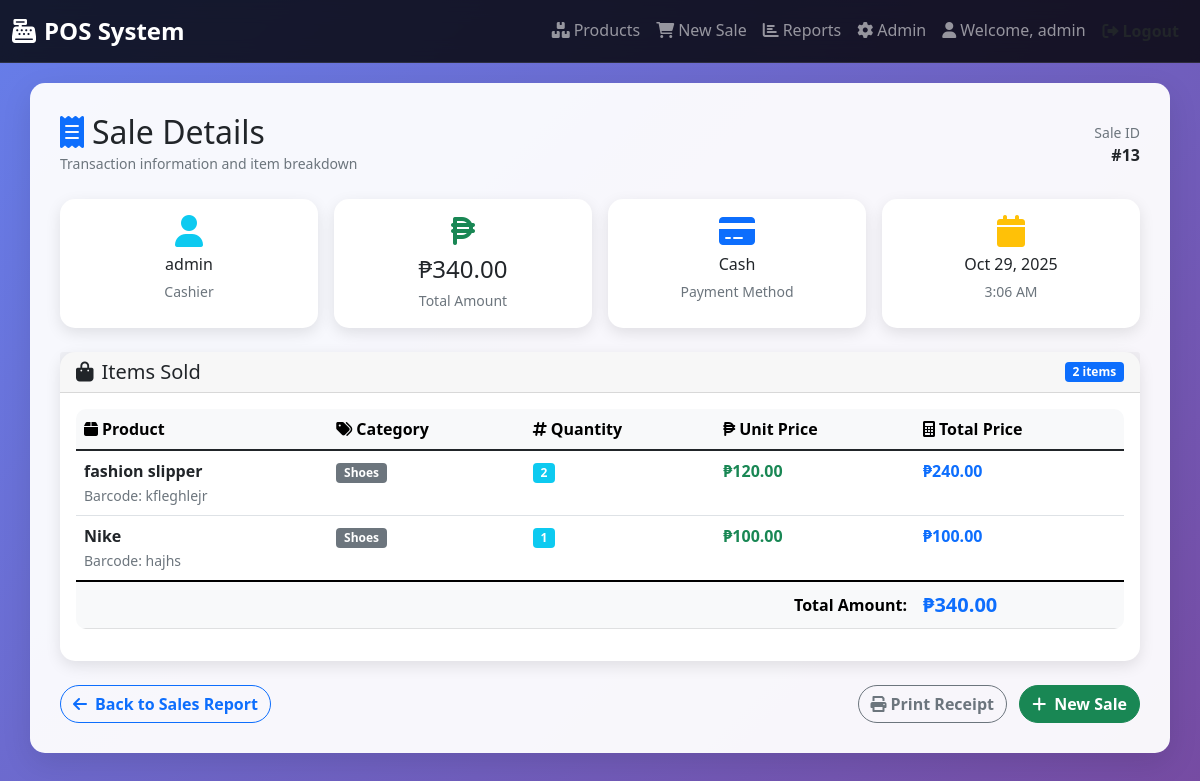
Page /sale/13/ (signed in) on the committed database.
### pos_app/models.py (models this page shows, shortened)
class Sale(models.Model):
    user = models.ForeignKey(User, on_delete=models.CASCADE)
    total_amount = models.DecimalField(max_digits=10, decimal_places=2)
    payment_method = models.CharField(max_length=50, choices=[
        ('cash', 'Cash'),
        ('card', 'Card'),
        ('other', 'Other')
    ], default='cash')
    created_at = models.DateTimeField(auto_now_add=True)

class SaleItem(models.Model):
    sale = models.ForeignKey(Sale, on_delete=models.CASCADE, related_name='items')
    product = models.ForeignKey(Product, on_delete=models.CASCADE)
    quantity = models.PositiveIntegerField()
    unit_price = models.DecimalField(max_digits=10, decimal_places=2)
    total_price = models.DecimalField(max_digits=10, decimal_places=2)

class Product(models.Model):
    name = models.CharField(max_length=200)
    category = models.ForeignKey(Category, on_delete=models.CASCADE)
    price = models.DecimalField(max_digits=10, decimal_places=2)
    cost_price = models.DecimalField(max_digits=10, decimal_places=2, default=0)
    stock_quantity = models.PositiveIntegerField(default=0)
    barcode = models.CharField(max_length=100, unique=True, blank=True)
    description = models.TextField(blank=True)
    created_at = models.DateTimeField(auto_now_add=True)
    updated_at = models.DateTimeField(auto_now=True)

class Category(models.Model):
    name = models.CharField(max_length=100, unique=True)
    description = models.TextField(blank=True)

### pos_app/views.py (the view)
# urls.py: path('sale/<int:pk>/', views.sale_detail, name='sale_detail'),
@login_required
def sale_detail(request, pk):
    sale = get_object_or_404(Sale, pk=pk)
    return render(request, 'pos_app/sale_detail.html', {'sale': sale})

### pos_app/templates/pos_app/sale_detail.html (shortened to what this page needs)
{% extends 'pos_app/base.html' %}
{% block content %}
<div class="d-flex justify-content-between align-items-center mb-4">
    <div>
        <h2 class="mb-0"><i class="fas fa-receipt text-primary me-2"></i>Sale Details</h2>
        <small class="text-muted">Transaction information and item breakdown</small>
    </div>
    <div class="text-end">
        <small class="text-muted d-block">Sale ID</small>
        <strong>#{{ sale.id }}</strong>
    </div>
</div>
<div class="row g-3 mb-4">
    <div class="col-md-3">
        <div class="card text-center h-100">
            <div class="card-body">
                <i class="fas fa-user fa-2x text-info mb-2"></i>
                <h6 class="card-title mb-1">{{ sale.user.username }}</h6>
                <small class="text-muted">Cashier</small>
            </div>
        </div>
    </div>
    <div class="col-md-3">
        <div class="card text-center h-100">
            <div class="card-body">
                <i class="fas fa-peso-sign fa-2x text-success mb-2"></i>
                <h4 class="card-title mb-1">₱{{ sale.total_amount|floatformat:2 }}</h4>
                <small class="text-muted">Total Amount</small>
            </div>
        </div>
    </div>
    <div class="col-md-3">
        <div class="card text-center h-100">
            <div class="card-body">
                <i class="fas fa-credit-card fa-2x text-primary mb-2"></i>
                <h6 class="card-title mb-1">{{ sale.get_payment_method_display }}</h6>
                <small class="text-muted">Payment Method</small>
            </div>
        </div>
    </div>
    <div class="col-md-3">
        <div class="card text-center h-100">
            <div class="card-body">
                <i class="fas fa-calendar fa-2x text-warning mb-2"></i>
                <h6 class="card-title mb-1">{{ sale.created_at|date:"M j, Y" }}</h6>
                <small class="text-muted">{{ sale.created_at|time:"g:i A" }}</small>
            </div>
        </div>
    </div>
</div>
<div class="card">
    <div class="card-header d-flex justify-content-between align-items-center">
        <h5 class="mb-0"><i class="fas fa-shopping-bag me-2"></i>Items Sold</h5>
        <span class="badge bg-primary">{{ sale.items.all|length }} items</span>
    </div>
    <div class="card-body">
        <div class="table-responsive">
            <table class="table table-hover">
                <thead class="table-light">
                    <tr>
                        <th><i class="fas fa-box me-1"></i>Product</th>
                        <th><i class="fas fa-tags me-1"></i>Category</th>
                        <th><i class="fas fa-hashtag me-1"></i>Quantity</th>
                        <th><i class="fas fa-peso-sign me-1"></i>Unit Price</th>
                        <th><i class="fas fa-calculator me-1"></i>Total Price</th>
                    </tr>
                </thead>
                <tbody>
                    {% for item in sale.items.all %}
                        <tr>
                            <td>
                                <strong>{{ item.product.name }}</strong>
                                {% if item.product.barcode %}
                                <br><small class="text-muted">Barcode: {{ item.product.barcode }}</small>
                                {% endif %}
                            </td>
                            <td>
                                <span class="badge bg-secondary">{{ item.product.category.name }}</span>
                            </td>
                            <td>
                                <span class="badge bg-info">{{ item.quantity }}</span>
                            </td>
                            <td>
                                <strong class="text-success">₱{{ item.unit_price|floatformat:2 }}</strong>
                            </td>
                            <td>
                                <strong class="text-primary">₱{{ item.total_price|floatformat:2 }}</strong>
                            </td>
                        </tr>
                    {% endfor %}
                </tbody>
                <tfoot class="table-light">
                    <tr>
                        <th colspan="4" class="text-end">Total Amount:</th>
                        <th class="text-primary fs-5">₱{{ sale.total_amount|floatformat:2 }}</th>
                    </tr>
                </tfoot>
            </table>
        </div>
    </div>
</div>
<div class="d-flex justify-content-between mt-4">
    <a href="{% url 'pos_app:sales_report' %}" class="btn btn-outline-primary">
        <i class="fas fa-arrow-left me-2"></i>Back to Sales Report
    </a>
    <div>
        <button onclick="window.print()" class="btn btn-outline-secondary me-2">
            <i class="fas fa-print me-1"></i>Print Receipt
        </button>
        <a href="{% url 'pos_app:sale_process' %}" class="btn btn-success">
            <i class="fas fa-plus me-2"></i>New Sale
        </a>
    </div>
</div>
{% endblock %}

### pos_app/templates/pos_app/base.html (shortened to what this page needs)
<!DOCTYPE html>
<html lang="en">
<head>
    <link href="https://cdn.jsdelivr.net/npm/bootstrap@5.1.3/dist/css/bootstrap.min.css" rel="stylesheet">
    <link href="https://cdnjs.cloudflare.com/ajax/libs/font-awesome/6.0.0/css/all.min.css" rel="stylesheet">
</head>
<body>
    <nav class="navbar navbar-expand-lg navbar-dark bg-dark">
        <div class="container-fluid">
            <a class="navbar-brand" href="{% url 'pos_app:home' %}">
                <i class="fas fa-cash-register me-2"></i>POS System
            </a>
            <div class="collapse navbar-collapse" id="navbarNav">
                <div class="navbar-nav ms-auto">
                    {% if user.is_authenticated %}
                        <a class="nav-link" href="{% url 'pos_app:product_list' %}">
                            <i class="fas fa-boxes me-1"></i>Products
                        </a>
                        <a class="nav-link" href="{% url 'pos_app:sale_process' %}">
                            <i class="fas fa-shopping-cart me-1"></i>New Sale
                        </a>
                        <a class="nav-link" href="{% url 'pos_app:sales_report' %}">
                            <i class="fas fa-chart-bar me-1"></i>Reports
                        </a>
                        <a class="nav-link" href="{% url 'admin:index' %}">
                            <i class="fas fa-cog me-1"></i>Admin
                        </a>
                        <span class="nav-link">
                            <i class="fas fa-user me-1"></i>Welcome, {{ user.username }}
                        </span>
                        <form method="post" action="{% url 'logout' %}" style="display: inline;">
                            <button type="submit" class="btn btn-link nav-link" style="color: inherit; text-decoration: none;">
                                <i class="fas fa-sign-out-alt me-1"></i>Logout
                            </button>
                        </form>
                    {% endif %}
                </div>
            </div>
        </div>
    </nav>
    <div class="container">
        {% block content %}{% endblock %}
    </div>
</body>
</html>

### pos_app/templates/pos_app/base.html (style rules this page uses)
:root { --primary-color: #007bff; --secondary-color: #6c757d; --success-color: #28a745; --danger-color: #dc3545; --warning-color: #ffc107; --info-color: #17a2b8; --light-bg: #f8f9fa; --dark-bg: #343a40; }
body { font-family: 'Segoe UI', Tahoma, Geneva, Verdana, sans-serif; background: linear-gradient(135deg, #667eea 0%, #764ba2 100%); min-height: 100vh; }
.navbar { background: rgba(0, 0, 0, 0.8) !important; backdrop-filter: blur(10px); border-bottom: 1px solid rgba(255, 255, 255, 0.1); }
.navbar-brand { font-weight: bold; font-size: 1.5rem; }
.container { background: rgba(255, 255, 255, 0.95); border-radius: 15px; box-shadow: 0 10px 30px rgba(0, 0, 0, 0.1); margin-top: 20px; margin-bottom: 20px; padding: 30px; }
.card { border: none; border-radius: 15px; box-shadow: 0 5px 15px rgba(0, 0, 0, 0.1); transition: transform 0.3s ease, box-shadow 0.3s ease; }
.btn { border-radius: 25px; font-weight: 600; transition: all 0.3s ease; }
.table { border-radius: 10px; overflow: hidden; }

### rows in the picture
Sale: id "13", user.username "admin", total_amount "340.00", payment_method "Cash", created_at "Oct 29, 2025", created_at "3:06 AM", items.all|length "2"
SaleItem: product.name "fashion slipper", product.barcode "kfleghlejr", product.category.name "Shoes", quantity "2", unit_price "120.00", total_price "240.00"
SaleItem: product.name "Nike", product.barcode "hajhs", product.category.name "Shoes", quantity "1", unit_price "100.00", total_price "100.00"

### other values in the picture
{{ user.username }} "admin"
